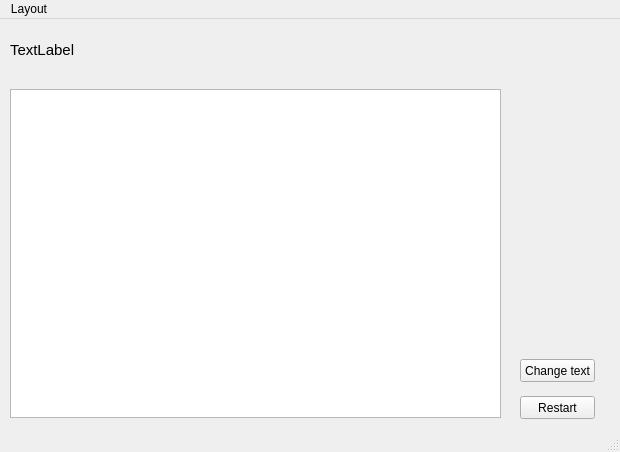
<?xml version="1.0" encoding="UTF-8"?>
<ui version="4.0">
 <class>MainWindow</class>
 <widget class="QMainWindow" name="MainWindow">
  <property name="geometry">
   <rect>
    <x>0</x>
    <y>0</y>
    <width>620</width>
    <height>452</height>
   </rect>
  </property>
  <property name="windowTitle">
   <string>MainWindow</string>
  </property>
  <widget class="QWidget" name="centralwidget">
   <widget class="QTextEdit" name="textEdit">
    <property name="geometry">
     <rect>
      <x>10</x>
      <y>70</y>
      <width>491</width>
      <height>329</height>
     </rect>
    </property>
    <property name="font">
     <font>
      <pointsize>14</pointsize>
     </font>
    </property>
   </widget>
   <widget class="QPushButton" name="restart_button">
    <property name="geometry">
     <rect>
      <x>520</x>
      <y>377</y>
      <width>75</width>
      <height>23</height>
     </rect>
    </property>
    <property name="text">
     <string>Restart</string>
    </property>
    <property name="shortcut">
     <string>Ctrl+R</string>
    </property>
   </widget>
   <widget class="QLabel" name="label">
    <property name="geometry">
     <rect>
      <x>10</x>
      <y>20</y>
      <width>301</width>
      <height>21</height>
     </rect>
    </property>
    <property name="font">
     <font>
      <pointsize>11</pointsize>
     </font>
    </property>
    <property name="text">
     <string>TextLabel</string>
    </property>
   </widget>
   <widget class="QPushButton" name="insert_txt_btn">
    <property name="geometry">
     <rect>
      <x>520</x>
      <y>340</y>
      <width>75</width>
      <height>23</height>
     </rect>
    </property>
    <property name="text">
     <string>Change text</string>
    </property>
    <property name="shortcut">
     <string>Ctrl+F</string>
    </property>
   </widget>
  </widget>
  <widget class="QMenuBar" name="menubar">
   <property name="geometry">
    <rect>
     <x>0</x>
     <y>0</y>
     <width>620</width>
     <height>21</height>
    </rect>
   </property>
   <widget class="QMenu" name="LayoutSelect">
    <property name="title">
     <string>Layout</string>
    </property>
    <addaction name="setRusLayout"/>
    <addaction name="setEngLayout"/>
   </widget>
   <addaction name="LayoutSelect"/>
  </widget>
  <widget class="QStatusBar" name="statusBar"/>
  <action name="actionEnglish">
   <property name="checkable">
    <bool>true</bool>
   </property>
   <property name="text">
    <string>English</string>
   </property>
  </action>
  <action name="actionRussian">
   <property name="checkable">
    <bool>true</bool>
   </property>
   <property name="checked">
    <bool>true</bool>
   </property>
   <property name="text">
    <string>Russian</string>
   </property>
  </action>
  <action name="setRusLayout">
   <property name="checkable">
    <bool>true</bool>
   </property>
   <property name="checked">
    <bool>true</bool>
   </property>
   <property name="text">
    <string>Russian</string>
   </property>
   <property name="shortcut">
    <string>Alt+1</string>
   </property>
  </action>
  <action name="setEngLayout">
   <property name="checkable">
    <bool>true</bool>
   </property>
   <property name="text">
    <string>English</string>
   </property>
   <property name="shortcut">
    <string>Alt+2</string>
   </property>
  </action>
 </widget>
 <resources/>
 <connections/>
</ui>
